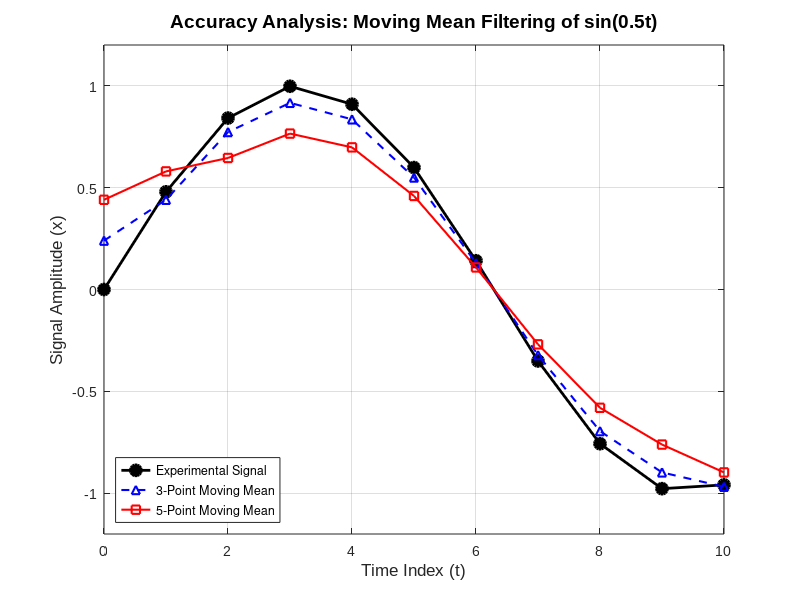

Recreate this plot in MATLAB.
% =========================================================================================
% FILE NAME: Q5_MovingAverageAnalysis.m
% AUTHOR: [Amey Thakur](https://github.com/Amey-Thakur)
% COURSE REPO: https://github.com/Amey-Thakur/COMPUTATIONAL-METHODS-AND-MODELING-FOR-ENGINEERING-APPLICATIONS
% RELEASE DATE: September 08, 2023
% LICENSE: Creative Commons Attribution 4.0 International (CC BY 4.0)
%
% DESCRIPTION:
% This script evaluates the mathematical precision and filtering effects of moving 
% averages on a sinusoidal signal. It investigates signal smoothing, phase lag, 
% and amplitude degradation across varied window sizes.
%
% PROBLEM STATEMENT (Q5):
% Create some data by evaluating the function x = sin(0.5t) for integer values 
% of t over the range 0, 10. Then, by plotting the data and the moving means, 
% investigate the accuracy of the moving average using (a) three points and 
% (b) five points.
%
% Reference: MATLAB for Engineering Applications, William J. Palm, Chapter 7, Q5.
%
% TECHNOLOGY STACK:
% - Programming Language: MATLAB (R2023a+)
% =========================================================================================

% --- Environment Initialization ---
clc;
clear;
close all;

% --- Sinusoidal Signal Generation ---
t = 0:10;                   % Discrete-time integer sequence
x = sin(0.5 * t);           % Target function: x = sin(0.5t)

% --- Moving Mean Signal Processing ---
% a) Three-point moving average investigation
mm3 = movmean(x, 3);

% b) Five-point moving average investigation
mm5 = movmean(x, 5);

% --- Visualization Engine (Signal Tracking Analysis) ---
figure('Color', 'w', 'Name', 'Moving Average Smoothing Investigation');
plot(t, x, 'ko-', 'LineWidth', 2, 'MarkerFaceColor', 'k', 'MarkerSize', 8); 
hold on;
plot(t, mm3, 'b^--', 'LineWidth', 1.5);
plot(t, mm5, 'rs-', 'LineWidth', 1.5);

% Aesthetics and Scholarly Labeling
grid on;
set(gca, 'FontName', 'Arial', 'FontSize', 10);
xlabel('Time Index (t)', 'FontSize', 12);
ylabel('Signal Amplitude (x)', 'FontSize', 12);
title('Accuracy Analysis: Moving Mean Filtering of sin(0.5t)', 'FontSize', 14, 'FontWeight', 'bold');
legend('Experimental Signal', '3-Point Moving Mean', '5-Point Moving Mean', ...
       'Location', 'southwest', 'FontSize', 9);
axis([0 10 -1.2 1.2]);

% --- Results Visualization ---
fprintf('--- Moving Average Accuracy Analysis ---\n');
fprintf('Source Signal: sin(0.5t) over t ∈ [0, 10]\n');
fprintf('  Max Amplitude (Original): %.4f\n', max(x));
fprintf('  Max Amplitude (3-Point):  %.4f\n', max(mm3));
fprintf('  Max Amplitude (5-Point):  %.4f\n', max(mm5));

% Professional Scholarly Footer
fprintf('\nEngineering Insight: Moving averages function as low-pass filters; while they effectively reduce noise, they introduce unintended signal distortion including attenuation of peaks and temporal phase shifts (lag).\n');
